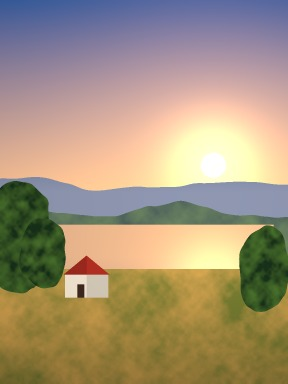
#> input picture app/src/main/assets/look_sample.jpg, 288 x 384 px
$ python -i match_samples.py   (imports and definitions only)
#> lines starting #> are read from the running program, lines starting #| are printed output that depends on the picture
#!/usr/bin/env python3
"""Turn app/Lightroom photo pairs into fit samples for RecipeMatchFitTest.

Each pair is the same RAW shot developed twice with one recipe: PHONE_<stamp>_<Recipe_Name>.jpg from
Silverpoint (Ultra HDR off) and IMG_<stamp>_<Recipe_Name>.jpg exported from Lightroom with the matching
preset. Lightroom corrects lens distortion and crops, so each export is aligned onto its app photo
(SIFT homography, then smoothed dense optical flow). Both are then cut into 32-pixel blocks; flat,
unclipped blocks become samples: the app colour, the Lightroom colour and the distance from centre.

A black-and-white app photo has no colour left to turn back into scene colour, so its samples take
their source colour from a colour pair of the same scene (--colour-from), aligned onto it; the B&W
app colour is kept as a check column.

    python3 -I scripts/match_samples.py PHOTO_DIR OUT_DIR [--colour-from Reportage]
    SILVERPOINT_MATCH_SAMPLES=OUT_DIR ./gradlew :pipeline:testDebugUnitTest \\
        --tests '*RecipeMatchFitTest*' -Dsilverpoint.dev=true

Needs numpy and opencv-python-headless. Photos stay out of git.
"""
import argparse
import glob
import json
import os
import re

import cv2
import numpy as np

B = 32
RECIPES = os.path.join(os.path.dirname(os.path.abspath(__file__)), '..', 'app', 'src', 'main', 'assets', 'recipes.json')


def file_key(name):
    return re.sub(r'[^A-Za-z0-9]+', '_', name).strip('_')


def gray(rgb):
    g = cv2.cvtColor(np.ascontiguousarray(rgb[:, :, ::-1]), cv2.COLOR_BGR2GRAY)
    return cv2.createCLAHE(3.0, (8, 8)).apply(g)  # equalised so features match across looks


def homography(src_gray, dst_gray):
    """Homography taking src pixel positions to dst positions."""
    s = 0.5
    sift = cv2.SIFT_create(8000)
    ks, ds = sift.detectAndCompute(cv2.resize(src_gray, None, fx=s, fy=s, interpolation=cv2.INTER_AREA), None)
    kd, dd = sift.detectAndCompute(cv2.resize(dst_gray, None, fx=s, fy=s, interpolation=cv2.INTER_AREA), None)
    good = [x for x, y in cv2.BFMatcher().knnMatch(ds, dd, k=2) if x.distance < 0.7 * y.distance]
    ps = np.float32([ks[g.queryIdx].pt for g in good]) / s
    pd = np.float32([kd[g.trainIdx].pt for g in good]) / s
    H, inliers = cv2.findHomography(ps, pd, cv2.RANSAC, 3.0)
    return H, len(good), int(inliers.sum())


# [36 lines left out: functions align, blocks, texture, radius, not called in this run]


def read(path):
    return cv2.imread(path, cv2.IMREAD_COLOR)[:, :, ::-1]


# [47 lines left out: function main, not called in this run]


# [2 lines not run here, left out]

>>> import cv2
>>> picture = cv2.imread('../app/src/main/assets/look_sample.jpg', cv2.IMREAD_GRAYSCALE)
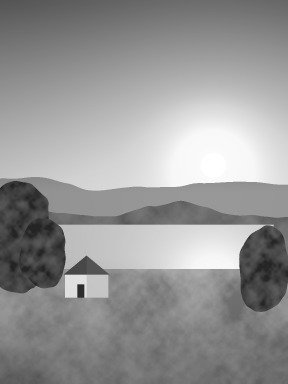
#> picture: shape (384, 288); min 30, max 255, mean 150
>>> result = homography(picture, 'out.png')
#> in homography, `ks, ds = sift.detectAndCompute(cv2.resize(src_gray, None, fx=s, fy=s, ..`: ks = 50 keypoints; strongest (x, y, size): (40, 144, 2.8), (43, 133, 6.1), (108, 125, 17.3), (35, 142, 5.9)
#> (the run stopped early here; a loop or call above may not have finished)
